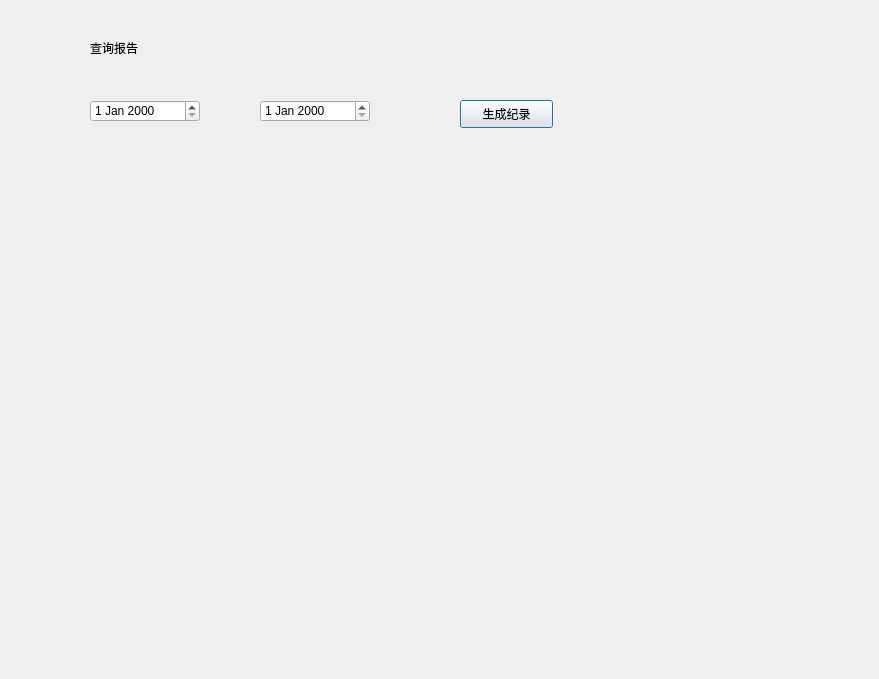
<?xml version="1.0" encoding="UTF-8"?>
<ui version="4.0">
 <class>Dialog</class>
 <widget class="QDialog" name="Dialog">
  <property name="geometry">
   <rect>
    <x>0</x>
    <y>0</y>
    <width>879</width>
    <height>679</height>
   </rect>
  </property>
  <property name="windowTitle">
   <string>Dialog</string>
  </property>
  <widget class="QDateEdit" name="dateEdit">
   <property name="geometry">
    <rect>
     <x>90</x>
     <y>100</y>
     <width>110</width>
     <height>22</height>
    </rect>
   </property>
  </widget>
  <widget class="QDateEdit" name="dateEdit_2">
   <property name="geometry">
    <rect>
     <x>260</x>
     <y>100</y>
     <width>110</width>
     <height>22</height>
    </rect>
   </property>
  </widget>
  <widget class="QLabel" name="label">
   <property name="geometry">
    <rect>
     <x>90</x>
     <y>40</y>
     <width>72</width>
     <height>15</height>
    </rect>
   </property>
   <property name="text">
    <string>查询报告</string>
   </property>
  </widget>
  <widget class="QPushButton" name="pushButton">
   <property name="geometry">
    <rect>
     <x>460</x>
     <y>100</y>
     <width>93</width>
     <height>28</height>
    </rect>
   </property>
   <property name="text">
    <string>生成纪录</string>
   </property>
  </widget>
 </widget>
 <resources/>
 <connections/>
</ui>
